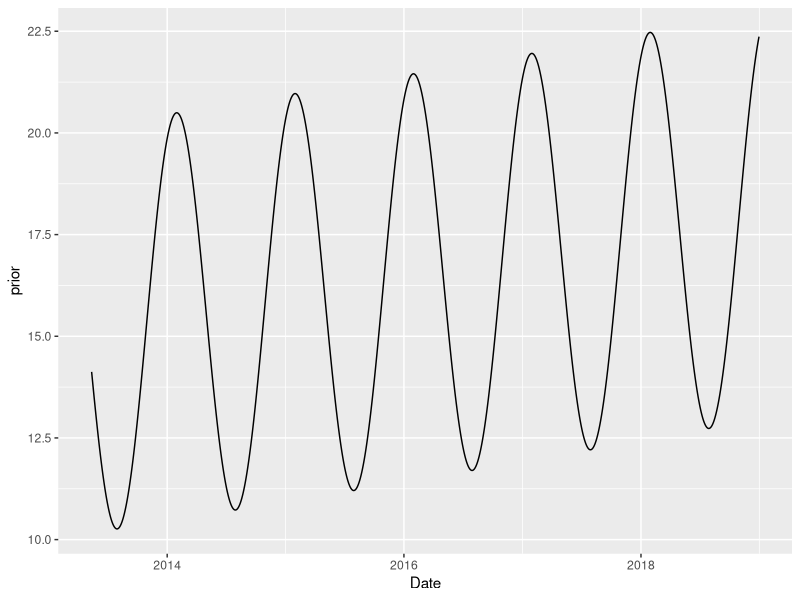

Recreate this plot in R.
library(ggplot2)

trigprior <- function(tdate, edate, prior_par = c(0,0,0,0,0)){

  # get day of year for tdate
  yr <- format(tdate, "%Y")
  doyr <- length(seq(as.Date(paste(yr, "01", "01", sep = "-")), tdate, by = "day"))
  x <- doyr:(doyr + length(seq(tdate, edate, by = "day")) - 1)

  # default prior is zero
  pri <-  prior_par[1] * exp(prior_par[2]/365 * x) +
    prior_par[3] * sin(prior_par[5] * x * pi/365) +
    prior_par[4] * cos(prior_par[5] * x * pi/365)
  data.frame(Date = seq(tdate, edate, by = "day"), prior = pri)
}

# use the function
tdate <- as.Date("2013-05-13")
edate <- as.Date("2018-12-31")
viz_par <- c(15, 0.03, 2.437, 4.366, 2)

pr <- trigprior(tdate, edate, viz_par)
ggplot(pr, aes(x = Date, y = prior)) + geom_line()
